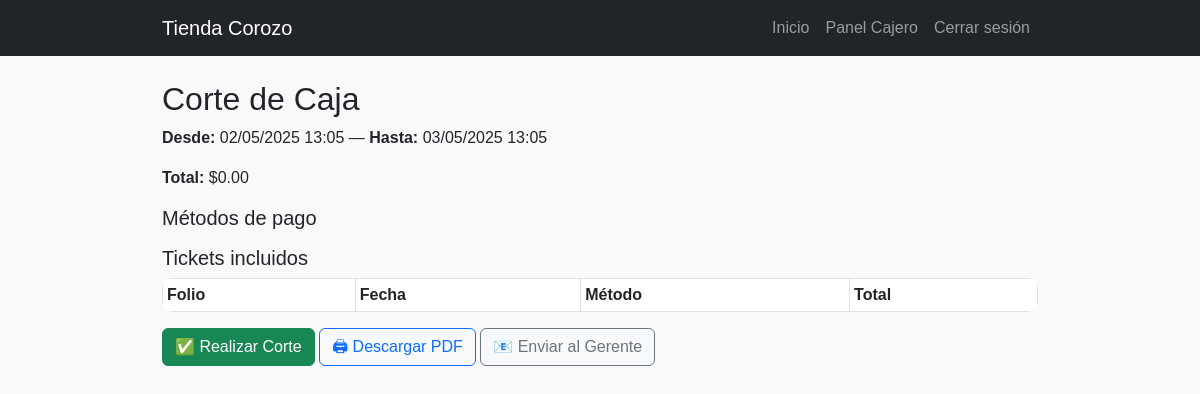
The page /corte-caja/ (signed in) on the database as committed earlier.
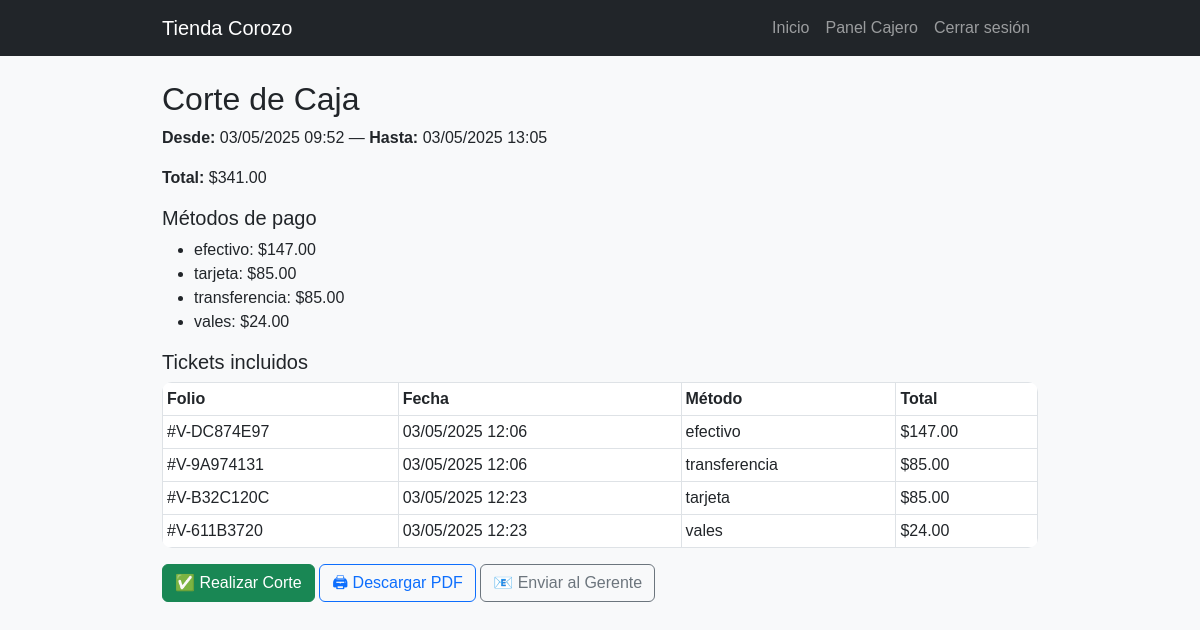
The same page on the database as committed later.
### tasks/models.py (models this page shows, shortened)
class CorteCaja(models.Model):
    usuario = models.ForeignKey(User, on_delete=models.CASCADE)
    fecha_inicio = models.DateTimeField()
    fecha_fin = models.DateTimeField()
    total_ventas = models.DecimalField(max_digits=10, decimal_places=2)
    total_por_metodo = models.JSONField(default=dict)
    creado_en = models.DateTimeField(auto_now_add=True)

class Venta(models.Model):
    folio = models.CharField(primary_key=True, max_length=20, editable=False, unique=True)
    fecha = models.DateTimeField(auto_now_add=True)
    total = models.DecimalField(max_digits=10, decimal_places=2)
    usuario = models.ForeignKey(User, on_delete=models.CASCADE)
    metodo_pago = models.CharField(max_length=20)

### tasks/decorators.py (the view)
        @login_required
        def _wrapped_view(request, *args, **kwargs):
            try:
                usuario = Usuario.objects.get(user=request.user)
                if usuario.rol.nombre_rol in lista_roles or request.user.is_superuser:
                    return view_func(request, *args, **kwargs)
            except Usuario.DoesNotExist:
                pass
            return redirect('no_autorizado')

### tasks/context_processors.py (called while the page is built)
def rol_usuario(request):
    if request.user.is_authenticated:
        try:
            return {'user_rol': request.user.usuario.rol.nombre_rol}
        except:
            return {'user_rol': None}
    return {'user_rol': None}

### tasks/templates/corte_caja.html (shortened to what this page needs)
{% extends 'base.html' %}
{% block content %}
<h2>Corte de Caja</h2>
<p><strong>Desde:</strong> {{ fecha_inicio|date:"d/m/Y H:i" }} — <strong>Hasta:</strong> {{ fecha_fin|date:"d/m/Y H:i" }}</p>
<p><strong>Total:</strong> ${{ total_ventas|floatformat:2 }}</p>
<h5>Métodos de pago</h5>
<ul>
  {% for m in total_por_metodo %}
    <li>{{ m.metodo_pago }}: ${{ m.total|floatformat:2 }}</li>
  {% endfor %}
</ul>
<h5>Tickets incluidos</h5>
<table class="table table-bordered table-sm">
  <thead><tr><th>Folio</th><th>Fecha</th><th>Método</th><th>Total</th></tr></thead>
  <tbody>
    {% for v in ventas_resumen %}
    <tr>
      <td>#{{ v.folio }}</td>
      <td>{{ v.fecha|date:"d/m/Y H:i" }}</td>
      <td>{{ v.metodo_pago }}</td>
      <td>${{ v.total|floatformat:2 }}</td>
    </tr>
    {% endfor %}
  </tbody>
</table>
<form method="post">
  <button class="btn btn-success">✅ Realizar Corte</button>
  <a href="?pdf=1" class="btn btn-outline-primary">🖨 Descargar PDF</a>
  <a href="?enviar=1" class="btn btn-outline-secondary">📧 Enviar al Gerente</a>
</form>
{% endblock %}

Rows that differ between the two databases and show on the page:
added CorteCaja: fecha_fin "03/05/2025 09:52"
added Venta: metodo_pago "efectivo", total "147.00", folio "V-DC874E97", fecha "03/05/2025 12:06"
added Venta: metodo_pago "tarjeta", total "85.00", folio "V-B32C120C", fecha "03/05/2025 12:23"
added Venta: metodo_pago "transferencia", total "85.00", folio "V-9A974131", fecha "03/05/2025 12:06"
added Venta: metodo_pago "vales", total "24.00", folio "V-611B3720", fecha "03/05/2025 12:23"
Other text that changed with them:
{{ total_ventas|floatformat:2 }}: "0.00" → "341.00"
{{ fecha_inicio|date:"d/m/Y H:i" }}: "02/05/2025 13:05" → (not shown)
